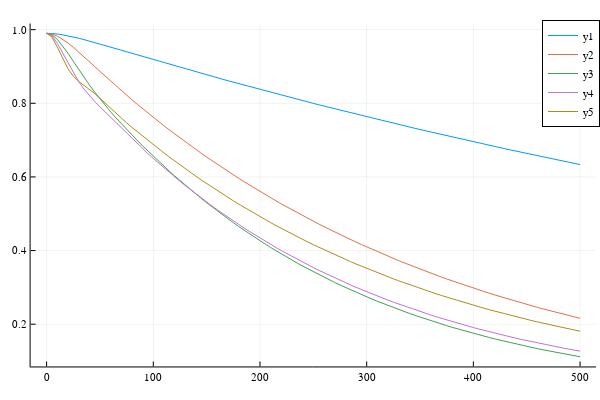

The cell this chart's notebook holds for it:
### Code cell
function testplot()
    ttot=500
    num=100
    ome=[0.1 0.2 0.3 0.4 0.5]
    state=instate
    x=[[real(tr(n*vec2dm(state)))] for i in 1:5]
    for i in 1:5
        for j in 1:num
            state= exp(ttot/num*sideband_Lindbladian_vec(ome[i],-1))*state
            append!(x[i],real(tr(n*vec2dm(state))))  
        end
        state=instate
    end
    plot(ytick=0:0.2:1)
    plot!(0:ttot/num:ttot,x[1]);plot!(0:ttot/num:ttot,x[2]);plot!(0:ttot/num:ttot,x[3]);
    plot!(0:ttot/num:ttot,x[4]);plot!(0:ttot/num:ttot,x[5])
end 
testplot()
